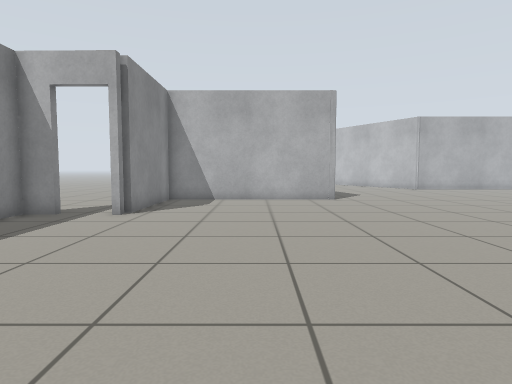
[1] (above)

18 first-person views from a walk through a robot-simulator world made for Gazebo. The camera is 0.72 m above the floor, tilts 4° down and sees 75° across. The floor is counted in squares, 0.5 m on a side. Each view is taken from the middle of a square. On the plan, view 1 faces up. The plan holds only what a view shows up to about 15 squares ahead; the rest is blank.

[2]
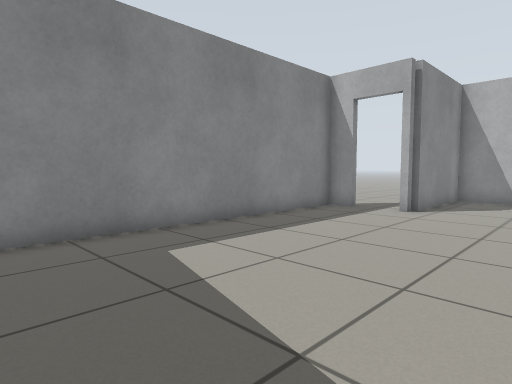

[3]
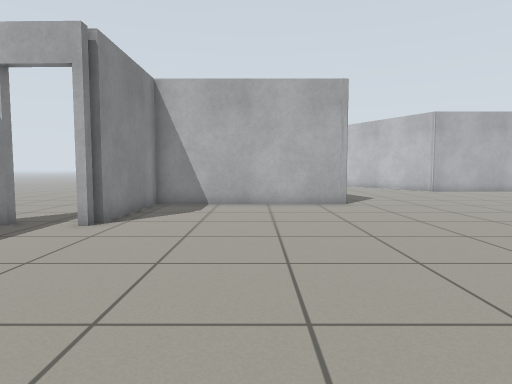

[4]
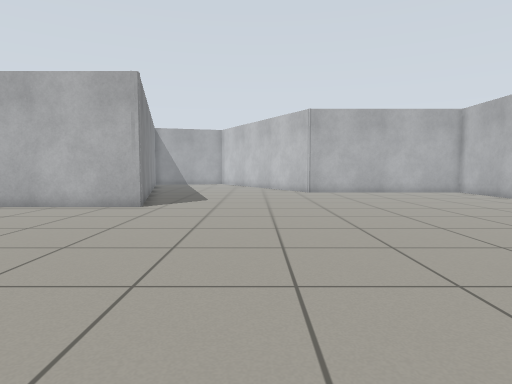

[5]
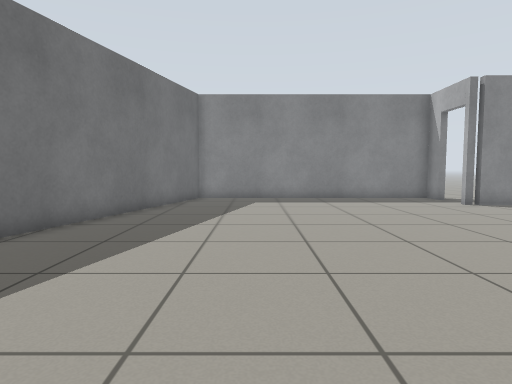

[6]
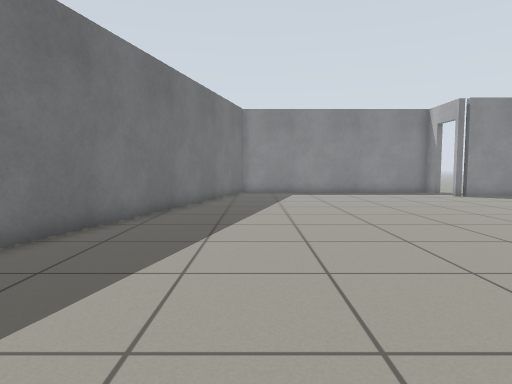

[7]
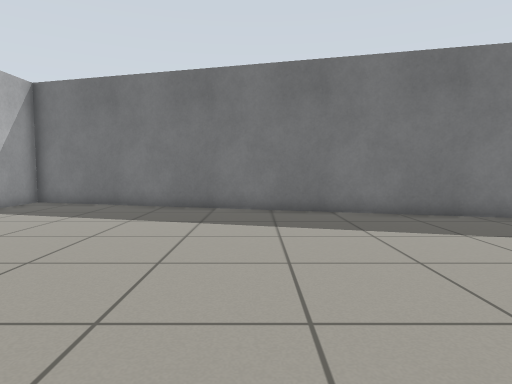

[8]
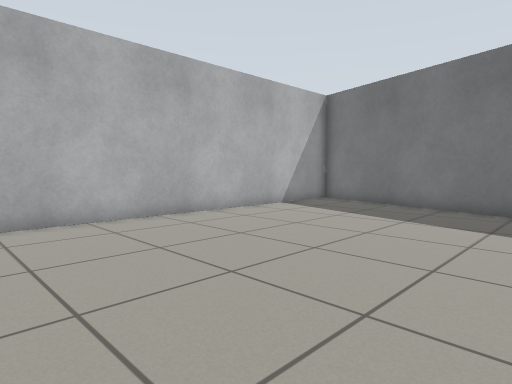

[9]
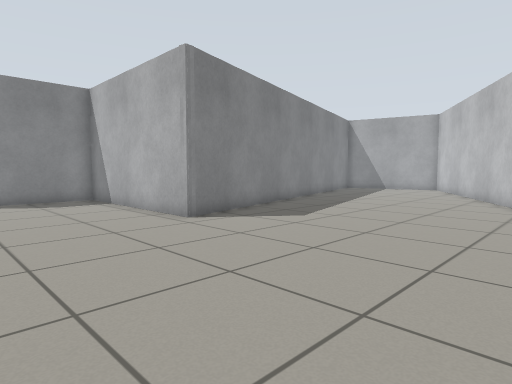

[10]
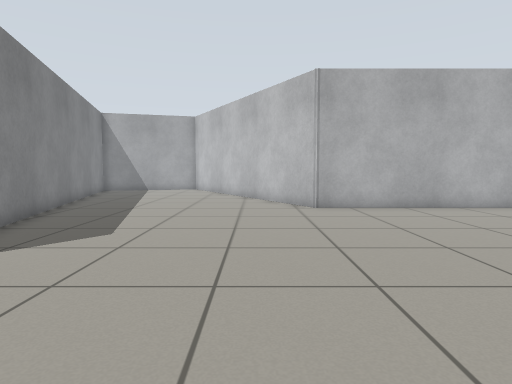

[11]
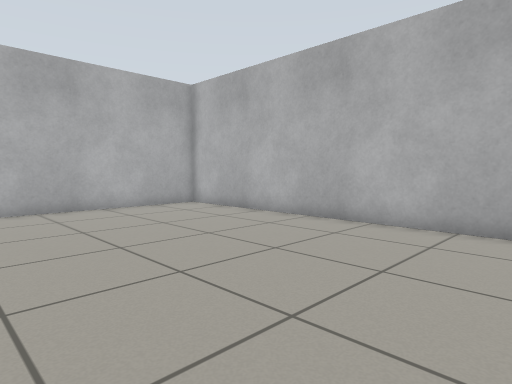

[12]
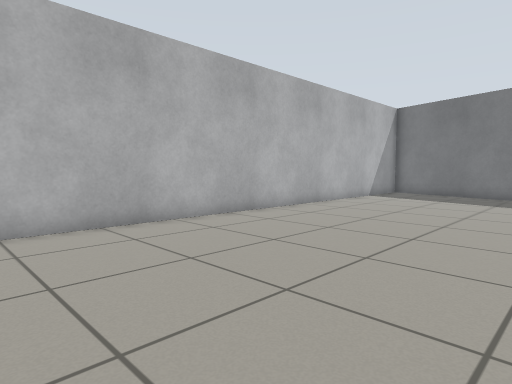

[13]
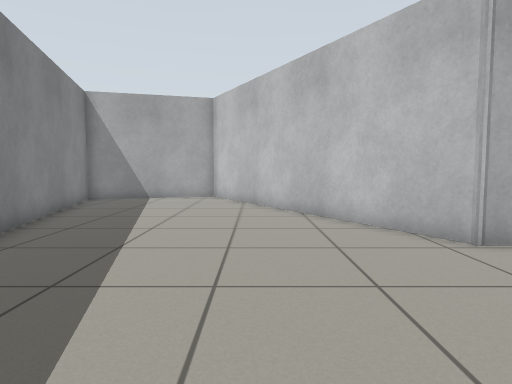

[14]
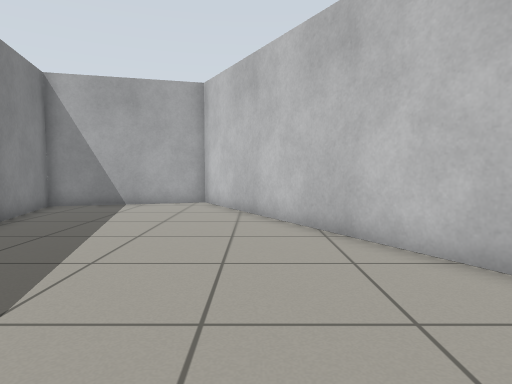

[15]
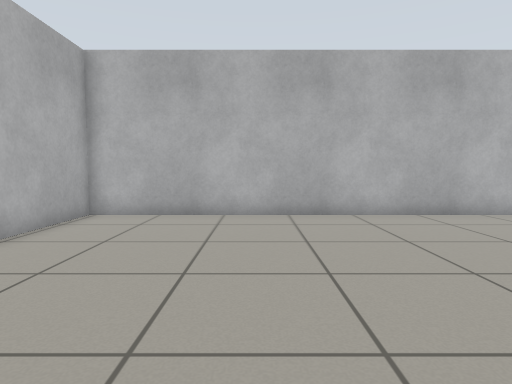

[16]
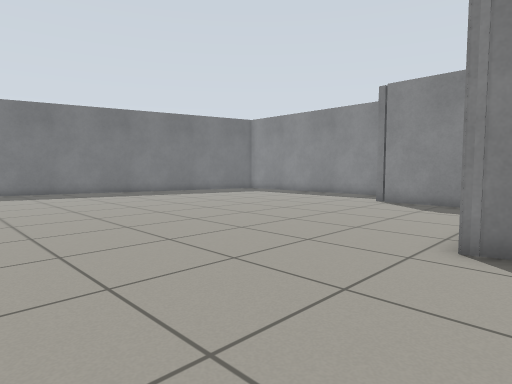

[17]
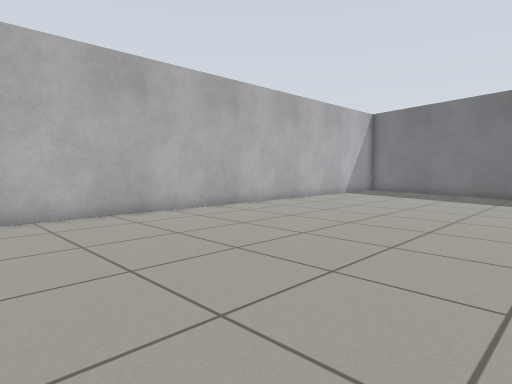

[18]
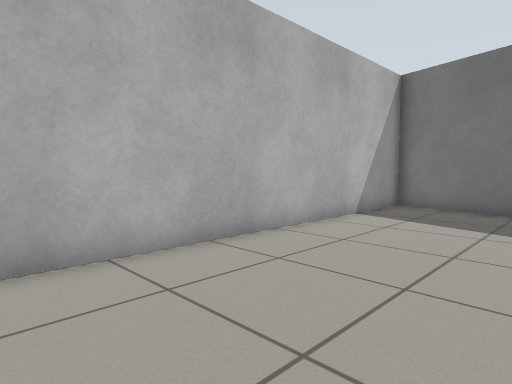

### Floor plan
Points are (right, up) in squares from view 1. A wall is a line through its corners. A room is listed if a view was taken in it or the views show most of it. See-through windows are left out.
Room 1 (views 1, 2, 3, 4, 5, 6, 7, 8, 9, 10, 11, 12, 13, 14, 15, 16, 17, 18)
walls: (3.6, 15.5) (-4, 15.5) (-4, 10.8); (3.6, 15.9) (3.6, 15.5) (3.3, 15.4); (-6.3, 10.4) (-7.3, 10.4) (-7.3, -0.1); (-6.2, -1.1) (20.3, -8.2) (20.3, 23.2) (11.2, 23.2) (4.8, 34.2) (-0.9, 32.6) (3.7, 15.5)
ways out: open door at (-5.5, 10.5)

Positions as (right, up) in squares from view 1, and headings:
1: (0, 0), facing up
2: (0, -1), facing up-left
3: (0, 2), facing up
4: (8, 3), facing up
5: (9, 2), facing left
6: (13, 0), facing left
7: (11, 6), facing down
8: (11, 6), facing down-right
9: (12, 10), facing up-left
10: (9, 11), facing up
11: (12, 11), facing up-right
12: (12, 12), facing down-right
13: (7, 17), facing up
14: (7, 20), facing up
15: (10, 18), facing right
16: (10, 17), facing down-left
17: (10, 13), facing down-right
18: (15, 5), facing down-right
